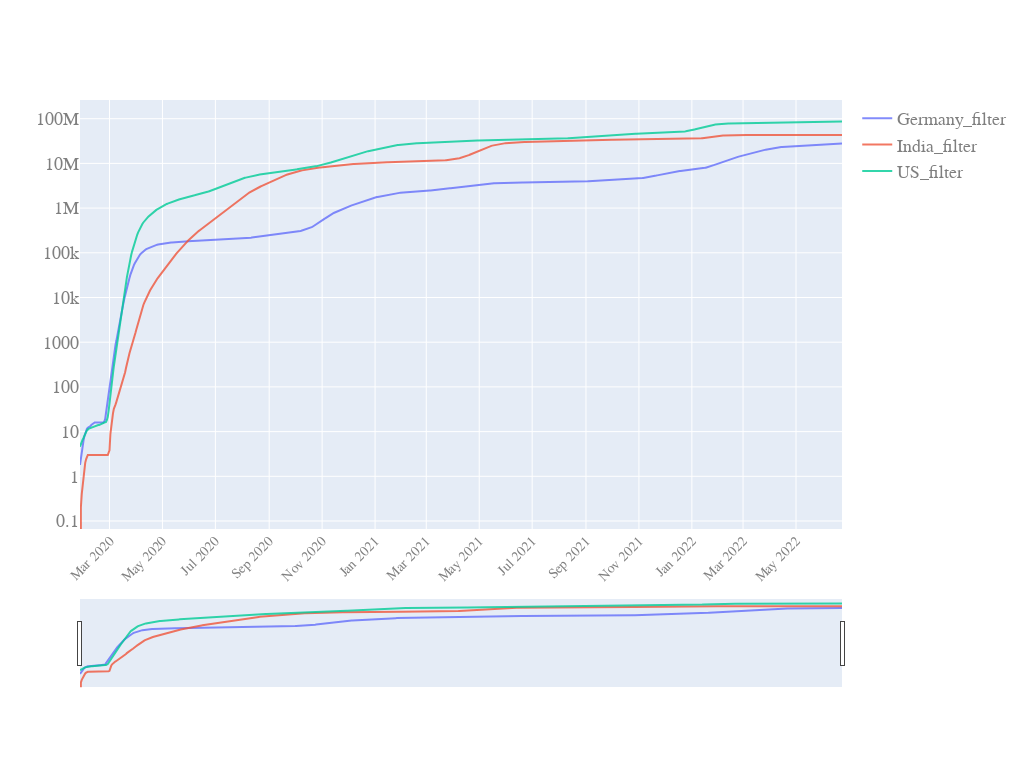

Notebook cell for this chart:
### Code cell
start_pos=5
quick_plot(df_analyse.date[start_pos:],
           df_analyse[filter_cols].iloc[start_pos:,:], #['US','US_filter']
           y_scale='log',
           slider=True)

### Figure 1 — Plotly figure (JSON) as saved in the notebook; plotly's stock layout.template omitted (floating-point values rounded to 4 significant figures; data arrays with more than 128 entries replaced by an {"elided": "..."} marker saying what was removed)
{"data": [{"name": "Germany_filter", "opacity": 0.8, "type": "scatter", "x": {"elided": "879 str values"}, "y": {"elided": "879 float values"}}, {"name": "India_filter", "opacity": 0.8, "type": "scatter", "x": {"elided": "879 str values"}, "y": {"elided": "879 float values"}}, {"name": "US_filter", "opacity": 0.8, "type": "scatter", "x": {"elided": "879 str values"}, "y": {"elided": "879 float values"}}], "layout": {"autosize": true, "font": {"color": "#7f7f7f", "family": "PT Sans, monospace", "size": 18}, "height": 768, "width": 1024, "xaxis": {"nticks": 20, "rangeslider": {"visible": true}, "tickangle": -45, "tickfont": {"color": "#7f7f7f", "size": 14}}, "yaxis": {"type": "log"}}}
